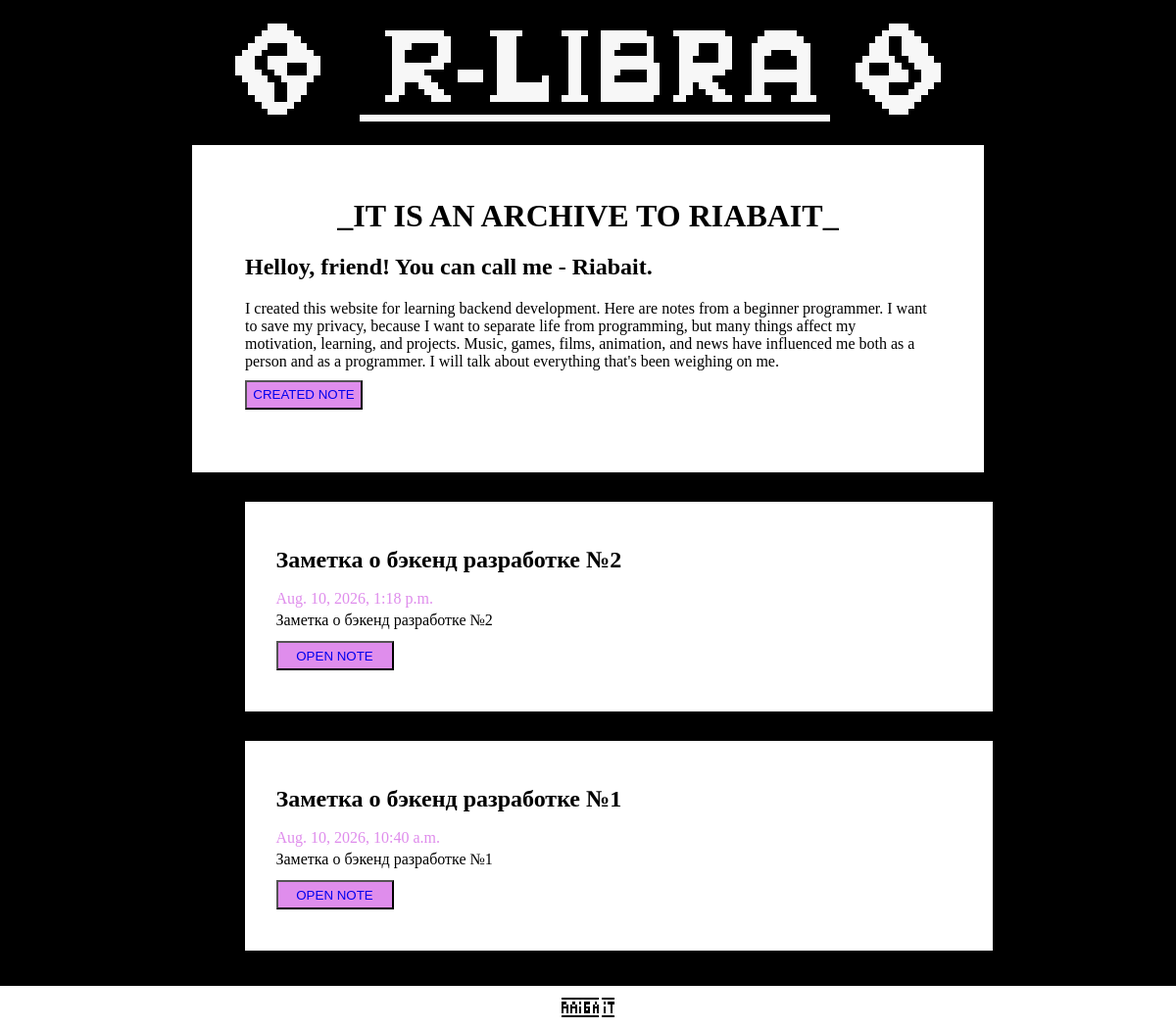
The page / on the database its author committed.
### note/models.py (models this page shows)
class Note(models.Model):
    name = models.CharField("name note", max_length=200)
    brief = models.TextField("brief note")
    text = models.TextField("text note")
    data = models.DateTimeField("data note", auto_now_add=True)

### note/views.py (the view)
# urls.py: path('', views.index, name='home'),
def index(request):
    notes = Note.objects.all().order_by('-data')
    return render(request, 'note/index.html', {'data':notes})

### note/templates/note/index.html
{% extends 'note/bas.html'%}
{% block body%}
    {% include 'note/blocks/menu.html' %}
{% endblock%}
{% block note%}
        {% for noteIsdata in data%}
            {% include 'note/blocks/note.html' with name_note=noteIsdata.name data_note=noteIsdata.data brief_note=noteIsdata.name id_note=noteIsdata.id%}
        {% endfor %}
{% endblock%}

### note/templates/note/bas.html (shortened to what this page needs)
{% load static %}
<!DOCTYPE html>
<html lang="en">
<head>
    <link rel="stylesheet" href="{% static 'css/stile.css' %}">
</head>
<body>
    <div class="haeds">
        <img src="{% static 'images/head.png' %}" alt="ТВОЙ ЭЛЬФ">
    </div>
    {% block body%} {% endblock%}
    <div class="notes">
        {% block note%} {% endblock%}
    </div>
    <div class="down">
        <img src="{% static 'images/sign.png' %}" alt="RAIBAIT">
    </div>
</body>
</html>

### note/templates/note/blocks/menu.html
<div class="menu">
    <h1>_IT IS AN ARCHIVE TO RIABAIT_</h1>
    <h2>Helloy, friend! You can call me - Riabait. </h2>
    <p>I created this website for learning backend development. Here are notes from a beginner programmer. I want to save my privacy, because I want to separate life from programming, but many things affect my motivation, learning, and projects. Music, games, films, animation, and news have influenced me both as a person and as a programmer. I will talk about everything that's been weighing on me.</p>
    <button class="but"> <a href="{% url 'creat_note'%}"> CREATED NOTE</a></button>
</div>

### note/templates/note/blocks/note.html
<div class="note">
    <h2>{{name_note}}</h2>
    <p  class="data">{{data_note}}</p>
    <p >{{brief_note}}</p>
    <button class="but"> <a href="{% url 'notes' note_id=id_note %}"> OPEN NOTE</a></button>
</div>

### static/css/stile.css (style rules this page uses)
body { position: relative; background-color: rgb(0, 0, 0); display: flex; align-items: center; margin: 0; flex-direction: column; min-height: 100vh; }
.haeds { background-color: rgb(0, 0, 0); display: flex; justify-content: center; padding: 2%; height: 100px; }
.haeds img { image-rendering: pixelated; }
.menu { display: flex; flex-direction: column; background-color: rgb(255, 255, 255); gap: 8%; padding:4.5%; width: 700px; margin-bottom: 0px; }
.menu h1 { text-align: center; margin: 0; }
.menu p { margin: 0; }
.but { width: 120px; height: 30px; }
.menu .but, .note .but { background-color: rgb(223, 141, 236); margin: 10px 0px; }
a { text-decoration: none; }
.note { display: flex; flex-direction: column; background-color: rgb(255, 255, 255); gap: 8%; padding:4.5%; width: 700px; margin-bottom: 100px; margin: 30px 0px; }
.note h2 { margin: 15px 0px; }
.note p { margin: 2px 0px; }
.note .data { color: rgb(223, 141, 236); }
.down { position: absolute; bottom: 0; left: 0; display: flex; justify-content: center; background-color: rgb(255, 255, 255); padding: 1%; width: 98%; height: 20px; margin: -50px 0px; }
.down img { image-rendering: pixelated; }

### rows shown on the page
Note: name "Заметка о бэкенд разработке №2", data "Aug. 10, 2026, 1:18 p.m."
Note: name "Заметка о бэкенд разработке №1", data "Aug. 10, 2026, 10:40 a.m."
